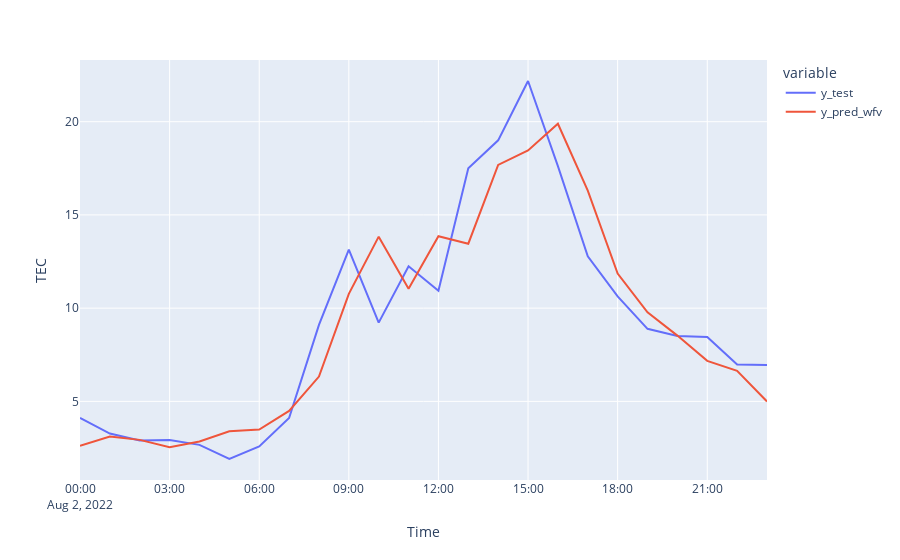

Write notebook code for a chart like this one.
### Code cell
df_pred_test= pd.DataFrame({'y_test': y_test, 'y_pred_wfv':y_pred_wfv}, index= y_test.index)
fig = px.line(df_pred_test, labels={"value": "TEC"})
fig.show()

### Figure 1 — Plotly figure (JSON) as saved in the notebook; plotly's stock layout.template omitted (floating-point values rounded to 4 significant figures)
{"data": [{"hovertemplate": "variable=y_test<br>Time=%{x}<br>TEC=%{y}<extra></extra>", "legendgroup": "y_test", "line": {"color": "#636efa", "dash": "solid"}, "marker": {"symbol": "circle"}, "mode": "lines", "name": "y_test", "orientation": "v", "showlegend": true, "type": "scatter", "x": ["2022-08-02T00:00:00+03:00", "2022-08-02T01:00:00+03:00", "2022-08-02T02:00:00+03:00", "2022-08-02T03:00:00+03:00", "2022-08-02T04:00:00+03:00", "2022-08-02T05:00:00+03:00", "2022-08-02T06:00:00+03:00", "2022-08-02T07:00:00+03:00", "2022-08-02T08:00:00+03:00", "2022-08-02T09:00:00+03:00", "2022-08-02T10:00:00+03:00", "2022-08-02T11:00:00+03:00", "2022-08-02T12:00:00+03:00", "2022-08-02T13:00:00+03:00", "2022-08-02T14:00:00+03:00", "2022-08-02T15:00:00+03:00", "2022-08-02T16:00:00+03:00", "2022-08-02T17:00:00+03:00", "2022-08-02T18:00:00+03:00", "2022-08-02T19:00:00+03:00", "2022-08-02T20:00:00+03:00", "2022-08-02T21:00:00+03:00", "2022-08-02T22:00:00+03:00", "2022-08-02T23:00:00+03:00"], "xaxis": "x", "y": [4.109, 3.275, 2.9, 2.933, 2.667, 1.909, 2.583, 4.108, 9.1, 13.13, 9.225, 12.25, 10.93, 17.5, 19, 22.18, 17.62, 12.78, 10.63, 8.891, 8.508, 8.45, 6.978, 6.95], "yaxis": "y"}, {"hovertemplate": "variable=y_pred_wfv<br>Time=%{x}<br>TEC=%{y}<extra></extra>", "legendgroup": "y_pred_wfv", "line": {"color": "#EF553B", "dash": "solid"}, "marker": {"symbol": "circle"}, "mode": "lines", "name": "y_pred_wfv", "orientation": "v", "showlegend": true, "type": "scatter", "x": ["2022-08-02T00:00:00+03:00", "2022-08-02T01:00:00+03:00", "2022-08-02T02:00:00+03:00", "2022-08-02T03:00:00+03:00", "2022-08-02T04:00:00+03:00", "2022-08-02T05:00:00+03:00", "2022-08-02T06:00:00+03:00", "2022-08-02T07:00:00+03:00", "2022-08-02T08:00:00+03:00", "2022-08-02T09:00:00+03:00", "2022-08-02T10:00:00+03:00", "2022-08-02T11:00:00+03:00", "2022-08-02T12:00:00+03:00", "2022-08-02T13:00:00+03:00", "2022-08-02T14:00:00+03:00", "2022-08-02T15:00:00+03:00", "2022-08-02T16:00:00+03:00", "2022-08-02T17:00:00+03:00", "2022-08-02T18:00:00+03:00", "2022-08-02T19:00:00+03:00", "2022-08-02T20:00:00+03:00", "2022-08-02T21:00:00+03:00", "2022-08-02T22:00:00+03:00", "2022-08-02T23:00:00+03:00"], "xaxis": "x", "y": [2.621, 3.114, 2.934, 2.545, 2.847, 3.395, 3.491, 4.488, 6.328, 10.77, 13.84, 11.04, 13.86, 13.46, 17.68, 18.46, 19.89, 16.3, 11.85, 9.772, 8.528, 7.172, 6.634, 4.996], "yaxis": "y"}], "layout": {"autosize": true, "legend": {"title": {"text": "variable"}, "tracegroupgap": 0}, "margin": {"t": 60}, "xaxis": {"anchor": "y", "autorange": true, "domain": [0, 1], "range": ["2022-08-02", "2022-08-02 23:00"], "title": {"text": "Time"}, "type": "date"}, "yaxis": {"anchor": "x", "autorange": true, "domain": [0, 1], "range": [0.7827, 23.31], "title": {"text": "TEC"}, "type": "linear"}}}
